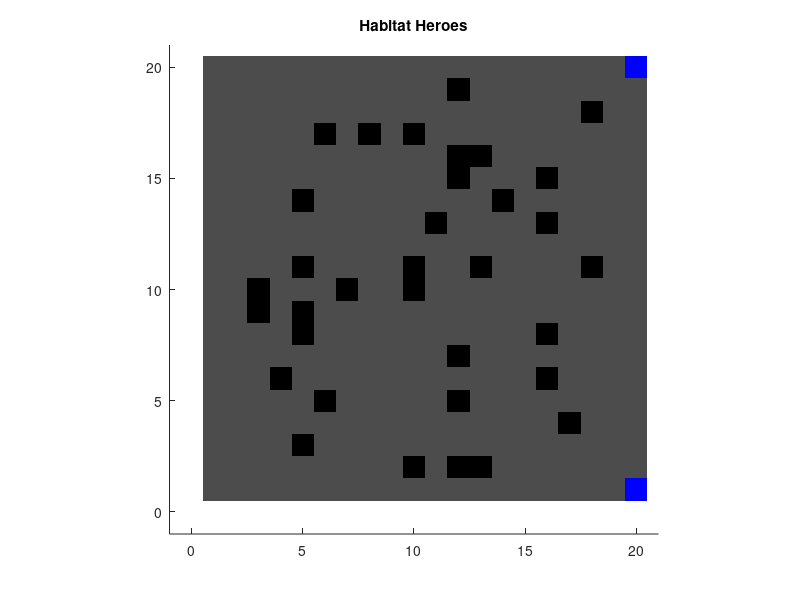

This figure's MATLAB source:
% This script will create a game of 'Habitat Heroes' using Matlab.

% Clear the workspace
clc, clear

% Define game constants
WIDTH = 20;
HEIGHT = 20;
NUM_PLAYERS =4;

% Define game variables
gameBoard = zeros(HEIGHT,WIDTH); % Create a zero matrix

% Create a figure window
fig = figure;

% Create axes
ax = axes('Parent', fig);

% Set figure parameters
title('Habitat Heroes');
xlim([-1 WIDTH+1]);
ylim([-1 HEIGHT+1]);
axis ('square');
hold on

%***** PLAYER SETUP *****

% Create a player structure array
player(NUM_PLAYERS) = struct('x', 0, 'y', 0, 'xVel', 0, 'yVel', 0, 'marker', '', 'score', 0);

% Set each player's initial position and velocity
player(1).x = 1;
player(1).y = 1;
player(1).xVel = 1;
player(1).yVel = 0;
player(1).marker = 'b';

player(2).x = 1;
player(2).y = HEIGHT;
player(2).xVel = 1;
player(2).yVel = 0;
player(2).marker = 'r';

player(3).x = WIDTH - 1;
player(3).y = 1;
player(3).xVel = -1;
player(3).yVel = 0;
player(3).marker = 'y';

player(4).x = WIDTH - 1;
player(4).y = HEIGHT;
player(4).xVel = -1;
player(4).yVel = 0;
player(4).marker = 'g';

%***** IN-GAME OBJECT SETUP *****

% Define the number of objects
num_trees = 10;
num_rocks = 20;
num_fences = 5;

% Create object structures
tree(num_trees) = struct('x',0,'y',0,'marker','v');
rock(num_rocks) = struct('x',0,'y',0,'marker','o');
fence(num_fences) = struct('x',0,'y',0,'marker','k');

% Set each object's position
for i = 1:num_trees
   tree(i).x = randi([2 WIDTH-1]);
   tree(i).y = randi([2 HEIGHT-1]);
   tree(i).marker = 'v';
end

for i = 1:num_rocks
   rock(i).x = randi([2 WIDTH-1]);
   rock(i).y = randi([2 HEIGHT-1]);
   rock(i).marker = 'o';
end

for i = 1:num_fences
   fence(i).x = randi([2 WIDTH-1]);
   fence(i).y = randi([2 HEIGHT-1]);
   fence(i).marker = 'k';
end

%***** GAME LOOP *****

% Define game loop parameters
gameOver = 0;
winner = 0;

while ~gameOver
    
    % Update game board
    gameBoard = zeros(HEIGHT,WIDTH);
    
    % Update player positions
    for i = 1:NUM_PLAYERS
        player(i).x = player(i).x + player(i).xVel;
        player(i).y = player(i).y + player(i).yVel;
        
        % Check for wall collisions
        if player(i).x < 1 || player(i).x > WIDTH || player(i).y < 1 || player(i).y > HEIGHT
            % End game if a player hits a wall
            gameOver = 1;
            winner = 0;
            break;
        end
        
        % Check for object collisions
        for j = 1:num_trees
            if player(i).x == tree(j).x && player(i).y == tree(j).y
                % Increase score and reset position if player hits a tree
                player(i).score = player(i).score + 1;
                player(i).x = 1;
                player(i).y = 1;
                player(i).xVel = 1;
                player(i).yVel = 0;
                break;
            end
        end
        
        for j = 1:num_rocks
            if player(i).x == rock(j).x && player(i).y == rock(j).y
                % Reset position if player hits a rock
                player(i).x = 1;
                player(i).y = 1;
                player(i).xVel = 1;
                player(i).yVel = 0;
                break;
            end
        end
        
        for j = 1:num_fences
            if player(i).x == fence(j).x && player(i).y == fence(j).y
                % Reset position if player hits a fence
                player(i).x = 1;
                player(i).y = 1;
                player(i).xVel = 1;
                player(i).yVel = 0;
                break;
            end
        end
        
        % Update game board with new player position
        gameBoard(player(i).y,player(i).x) = 1;
    end
    
    % Update object positions
    for i = 1:num_trees
        gameBoard(tree(i).y,tree(i).x) = 2;
    end
    
    for i = 1:num_rocks
        gameBoard(rock(i).y,rock(i).x) = 2;
    end
    
    for i = 1:num_fences
        gameBoard(fence(i).y,fence(i).x) = 3;
    end
    
    % Plot the game board
    imagesc(gameBoard);
    caxis([0 3])
    colormap([0.3 0.3 0.3;0 0 1;0 0 0]);
    
    % Update figure
    drawnow
    
    % Check for a winner
    if ~gameOver
        for i = 1:NUM_PLAYERS
            if player(i).score == 5
                % End game if a player has 5 points
                gameOver = 1;
                winner = i;
                break;
            end
        end
    end
    
end

% Display winner
if winner == 0
    disp('No one wins.')
else
    disp(['Player ' num2str(winner) ' wins!'])
end